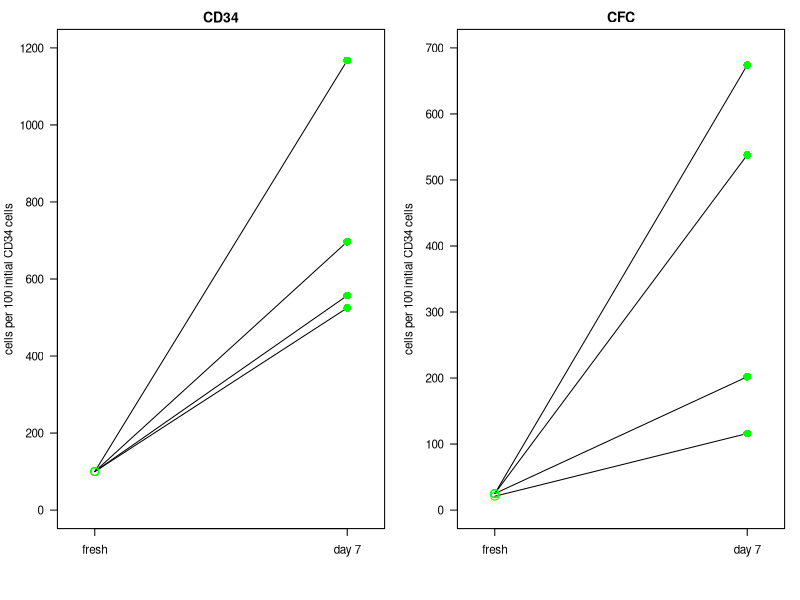

Generate this figure with R:
# Scripts for In Vitro plots for Engraftment Defect paper
# Paul Miller, paulhmiller@gmail.com

setwd('C:/Users/paulm/CRC Paul/PROJECTS/engraft_defect/figures')

.pardefault <- par(no.readonly=T)
par(.pardefault)

#library(extrafont)
#font_import(pattern = 'calibri')
#loadfonts()

dat <- read.csv("inVitro.csv", header=T,check.names=F)
cd34 <- dat[dat$Assay=='CD34' , ]
cfc <- dat[dat$Assay=='CFC' , ]


pdf(file="./plots/fig1a.pdf", width=8/2.54, height=0.6+(4.5/2.54)) #, family='Calibri')


## Global Settings

par(mfrow=c(1,2), mar=c(5.1,4.1,2.1,1.1), cex=0.7)
xlabels <- c('fresh', 'day 7')
cols <- c('green', 'green')
pchs <- c(1, 16)
#mgps = c(3,1,0)
xlabs <- ("") #day
labeldist = 2
titledist = 0.5
pcex = 1.5
xlims <- c(0.9,2.1)



## CD34 Plot
dat <- cd34

#Adjust values (i.e. jitter) so that are visible:
dat[1,5] <- dat[1,5] +15
dat[3,5] <- dat[3,5] -15

plot(1, type="n", axes=F, ylim=c(0,1200), xlim=xlims, ylab="cells per 100 initial CD34 cells", xlab="")
title(xlab=xlabs, line=labeldist, cex.lab=1)
#mtext("label one \n label number two" , side=2, line=3)  #CD34 cells per 100 /ninitial CD34 cells
title(main="CD34", line = titledist)
axis(side=2, las=2)
axis(side=1, at=c(1,2), labels=xlabels, mgp=c(2,1,0))
box()
for (i in 1:4){
  tmp <- c((dat[i,4]),(dat[i,5]))
  lines(tmp)
}
for (i in 1:4){
  tmp <- (dat[i,4])
  points(1, tmp, col=cols[1], pch=pchs[1], cex=pcex)
  tmp <- (dat[i,5])
  points(2, tmp, col=cols[2], pch=pchs[2], cex=pcex)
}


## CFC Plots

dat <- cfc

plot(1, type="n", axes=F, ylim=c(0,700), xlim=xlims, ylab="cells per 100 initial CD34 cells", xlab="")
title(xlab=xlabs, line=labeldist, cex.lab=1)
title(main="CFC", line = titledist)
axis(side=2, las=2)
axis(side=1, at=c(1,2), labels=xlabels)
box()
for (i in 1:4){
  tmp <- c((dat[i,4]),(dat[i,5]))
  lines(tmp)
}
for (i in 1:4){
  tmp <- (dat[i,4])
  points(1, tmp, col=cols[1], pch=pchs[1], cex=pcex)
  tmp <- (dat[i,5])
  points(2, tmp, col=cols[2], pch=pchs[2], cex=pcex)
}

dev.off()
  